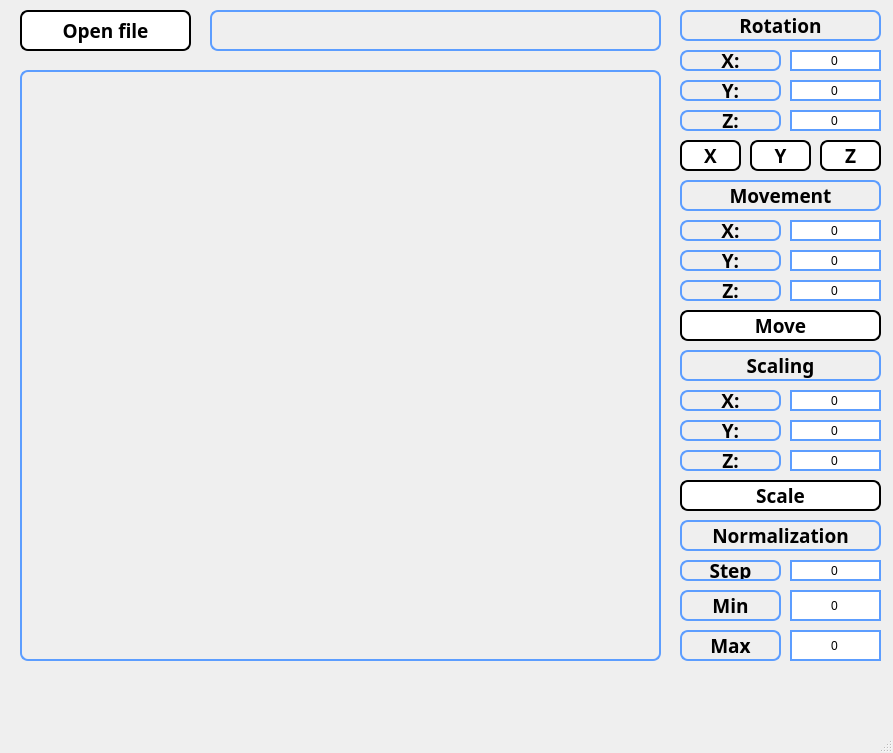
<?xml version="1.0" encoding="UTF-8"?>
<ui version="4.0">
 <class>MainWindow</class>
 <widget class="QMainWindow" name="MainWindow">
  <property name="geometry">
   <rect>
    <x>0</x>
    <y>0</y>
    <width>893</width>
    <height>753</height>
   </rect>
  </property>
  <property name="windowTitle">
   <string>MainWindow</string>
  </property>
  <widget class="QWidget" name="centralwidget">
   <widget class="QPushButton" name="open_file_btn">
    <property name="geometry">
     <rect>
      <x>20</x>
      <y>10</y>
      <width>171</width>
      <height>41</height>
     </rect>
    </property>
    <property name="font">
     <font>
      <family>Avenir Next</family>
      <pointsize>14</pointsize>
      <bold>true</bold>
     </font>
    </property>
    <property name="styleSheet">
     <string notr="true">QPushButton {
	background-color: white;
	border-radius: 8px;
	border: 2px solid black;
}</string>
    </property>
    <property name="text">
     <string>Open file</string>
    </property>
   </widget>
   <widget class="QLabel" name="file_path_label">
    <property name="geometry">
     <rect>
      <x>210</x>
      <y>10</y>
      <width>451</width>
      <height>41</height>
     </rect>
    </property>
    <property name="font">
     <font>
      <family>Avenir Next</family>
      <pointsize>14</pointsize>
      <bold>true</bold>
     </font>
    </property>
    <property name="styleSheet">
     <string notr="true">QLabel
{
border-bottom: 2px solid rgb(92, 157, 255);
border-top: 2px solid rgb(92, 157, 255);
border-right: 2px solid rgb(92, 157, 255);
border-left: 2px solid rgb(92, 157, 255);
border-radius:8px;
color: rgb(0, 0, 0);
}</string>
    </property>
    <property name="text">
     <string/>
    </property>
   </widget>
   <widget class="QLabel" name="model_label">
    <property name="geometry">
     <rect>
      <x>20</x>
      <y>70</y>
      <width>641</width>
      <height>591</height>
     </rect>
    </property>
    <property name="styleSheet">
     <string notr="true">QLabel {
border-bottom: 2px solid rgb(92, 157, 255);
border-top: 2px solid rgb(92, 157, 255);
border-right: 2px solid rgb(92, 157, 255);
border-left: 2px solid rgb(92, 157, 255);
border-radius: 8px;
}</string>
    </property>
    <property name="text">
     <string/>
    </property>
   </widget>
   <widget class="QLabel" name="rotate_label">
    <property name="geometry">
     <rect>
      <x>680</x>
      <y>10</y>
      <width>201</width>
      <height>31</height>
     </rect>
    </property>
    <property name="font">
     <font>
      <family>Avenir Next</family>
      <pointsize>14</pointsize>
      <bold>true</bold>
     </font>
    </property>
    <property name="styleSheet">
     <string notr="true">QLabel {
border-bottom: 2px solid rgb(92, 157, 255);
border-top: 2px solid rgb(92, 157, 255);
border-right: 2px solid rgb(92, 157, 255);
border-left: 2px solid rgb(92, 157, 255);
border-radius:8px;
color: rgb(0, 0, 0);
}</string>
    </property>
    <property name="text">
     <string>Rotation</string>
    </property>
    <property name="alignment">
     <set>Qt::AlignCenter</set>
    </property>
   </widget>
   <widget class="QLabel" name="rotate_x_label">
    <property name="geometry">
     <rect>
      <x>680</x>
      <y>50</y>
      <width>101</width>
      <height>21</height>
     </rect>
    </property>
    <property name="font">
     <font>
      <family>Avenir Next</family>
      <pointsize>14</pointsize>
      <bold>true</bold>
     </font>
    </property>
    <property name="styleSheet">
     <string notr="true">QLabel {
border-bottom: 2px solid rgb(92, 157, 255);
border-top: 2px solid rgb(92, 157, 255);
border-right: 2px solid rgb(92, 157, 255);
border-left: 2px solid rgb(92, 157, 255);
border-radius:8px;
color: rgb(0, 0, 0);
}</string>
    </property>
    <property name="text">
     <string>X:</string>
    </property>
    <property name="alignment">
     <set>Qt::AlignCenter</set>
    </property>
   </widget>
   <widget class="QLineEdit" name="rotate_x_edit">
    <property name="geometry">
     <rect>
      <x>790</x>
      <y>50</y>
      <width>91</width>
      <height>21</height>
     </rect>
    </property>
    <property name="styleSheet">
     <string notr="true">QLineEdit {
border-bottom: 2px solid rgb(92, 157, 255);
border-top: 2px solid rgb(92, 157, 255);
border-right: 2px solid rgb(92, 157, 255);
border-left: 2px solid rgb(92, 157, 255);
}</string>
    </property>
    <property name="text">
     <string>0</string>
    </property>
    <property name="alignment">
     <set>Qt::AlignCenter</set>
    </property>
   </widget>
   <widget class="QPushButton" name="rotate_x_btn">
    <property name="geometry">
     <rect>
      <x>680</x>
      <y>140</y>
      <width>61</width>
      <height>31</height>
     </rect>
    </property>
    <property name="font">
     <font>
      <family>Avenir Next</family>
      <pointsize>14</pointsize>
      <bold>true</bold>
     </font>
    </property>
    <property name="styleSheet">
     <string notr="true">QPushButton {
border-radius:8px;
background-color: white;
border: 2px solid black
}</string>
    </property>
    <property name="text">
     <string>X</string>
    </property>
   </widget>
   <widget class="QLabel" name="move_label">
    <property name="geometry">
     <rect>
      <x>680</x>
      <y>180</y>
      <width>201</width>
      <height>31</height>
     </rect>
    </property>
    <property name="font">
     <font>
      <family>Avenir Next</family>
      <pointsize>14</pointsize>
      <bold>true</bold>
     </font>
    </property>
    <property name="styleSheet">
     <string notr="true">QLabel {
border-bottom: 2px solid rgb(92, 157, 255);
border-top: 2px solid rgb(92, 157, 255);
border-right: 2px solid rgb(92, 157, 255);
border-left: 2px solid rgb(92, 157, 255);
border-radius:8px;
color: rgb(0, 0, 0);
}</string>
    </property>
    <property name="text">
     <string>Movement</string>
    </property>
    <property name="alignment">
     <set>Qt::AlignCenter</set>
    </property>
   </widget>
   <widget class="QLabel" name="scale_label">
    <property name="geometry">
     <rect>
      <x>680</x>
      <y>350</y>
      <width>201</width>
      <height>31</height>
     </rect>
    </property>
    <property name="font">
     <font>
      <family>Avenir Next</family>
      <pointsize>14</pointsize>
      <bold>true</bold>
     </font>
    </property>
    <property name="styleSheet">
     <string notr="true">QLabel {
border-bottom: 2px solid rgb(92, 157, 255);
border-top: 2px solid rgb(92, 157, 255);
border-right: 2px solid rgb(92, 157, 255);
border-left: 2px solid rgb(92, 157, 255);
border-radius:8px;
color: rgb(0, 0, 0);
}</string>
    </property>
    <property name="text">
     <string>Scaling</string>
    </property>
    <property name="alignment">
     <set>Qt::AlignCenter</set>
    </property>
   </widget>
   <widget class="QLabel" name="norm_label">
    <property name="geometry">
     <rect>
      <x>680</x>
      <y>520</y>
      <width>201</width>
      <height>31</height>
     </rect>
    </property>
    <property name="font">
     <font>
      <family>Avenir Next</family>
      <pointsize>14</pointsize>
      <bold>true</bold>
     </font>
    </property>
    <property name="styleSheet">
     <string notr="true">QLabel {
border-bottom: 2px solid rgb(92, 157, 255);
border-top: 2px solid rgb(92, 157, 255);
border-right: 2px solid rgb(92, 157, 255);
border-left: 2px solid rgb(92, 157, 255);
border-radius:8px;
color: rgb(0, 0, 0);
}</string>
    </property>
    <property name="text">
     <string>Normalization</string>
    </property>
    <property name="alignment">
     <set>Qt::AlignCenter</set>
    </property>
   </widget>
   <widget class="QLabel" name="min_norm_label">
    <property name="geometry">
     <rect>
      <x>680</x>
      <y>590</y>
      <width>101</width>
      <height>31</height>
     </rect>
    </property>
    <property name="font">
     <font>
      <family>Avenir Next</family>
      <pointsize>14</pointsize>
      <bold>true</bold>
     </font>
    </property>
    <property name="styleSheet">
     <string notr="true">QLabel {
border-bottom: 2px solid rgb(92, 157, 255);
border-top: 2px solid rgb(92, 157, 255);
border-right: 2px solid rgb(92, 157, 255);
border-left: 2px solid rgb(92, 157, 255);
border-radius:8px;
color: rgb(0, 0, 0);
}</string>
    </property>
    <property name="text">
     <string>Min</string>
    </property>
    <property name="alignment">
     <set>Qt::AlignCenter</set>
    </property>
   </widget>
   <widget class="QLabel" name="max_norm_label">
    <property name="geometry">
     <rect>
      <x>680</x>
      <y>630</y>
      <width>101</width>
      <height>31</height>
     </rect>
    </property>
    <property name="font">
     <font>
      <family>Avenir Next</family>
      <pointsize>14</pointsize>
      <bold>true</bold>
     </font>
    </property>
    <property name="styleSheet">
     <string notr="true">QLabel {
border-bottom: 2px solid rgb(92, 157, 255);
border-top: 2px solid rgb(92, 157, 255);
border-right: 2px solid rgb(92, 157, 255);
border-left: 2px solid rgb(92, 157, 255);
border-radius:8px;
color: rgb(0, 0, 0);
}</string>
    </property>
    <property name="text">
     <string>Max</string>
    </property>
    <property name="alignment">
     <set>Qt::AlignCenter</set>
    </property>
   </widget>
   <widget class="QLineEdit" name="min_norm_edit">
    <property name="geometry">
     <rect>
      <x>790</x>
      <y>590</y>
      <width>91</width>
      <height>31</height>
     </rect>
    </property>
    <property name="styleSheet">
     <string notr="true">QLineEdit {
border-bottom: 2px solid rgb(92, 157, 255);
border-top: 2px solid rgb(92, 157, 255);
border-right: 2px solid rgb(92, 157, 255);
border-left: 2px solid rgb(92, 157, 255);
}</string>
    </property>
    <property name="text">
     <string>0</string>
    </property>
    <property name="alignment">
     <set>Qt::AlignCenter</set>
    </property>
   </widget>
   <widget class="QLineEdit" name="max_norm_edit">
    <property name="geometry">
     <rect>
      <x>790</x>
      <y>630</y>
      <width>91</width>
      <height>31</height>
     </rect>
    </property>
    <property name="styleSheet">
     <string notr="true">QLineEdit {
border-bottom: 2px solid rgb(92, 157, 255);
border-top: 2px solid rgb(92, 157, 255);
border-right: 2px solid rgb(92, 157, 255);
border-left: 2px solid rgb(92, 157, 255);
}</string>
    </property>
    <property name="text">
     <string>0</string>
    </property>
    <property name="alignment">
     <set>Qt::AlignCenter</set>
    </property>
   </widget>
   <widget class="QLabel" name="rotate_y_label">
    <property name="geometry">
     <rect>
      <x>680</x>
      <y>80</y>
      <width>101</width>
      <height>21</height>
     </rect>
    </property>
    <property name="font">
     <font>
      <family>Avenir Next</family>
      <pointsize>14</pointsize>
      <bold>true</bold>
     </font>
    </property>
    <property name="styleSheet">
     <string notr="true">QLabel {
border-bottom: 2px solid rgb(92, 157, 255);
border-top: 2px solid rgb(92, 157, 255);
border-right: 2px solid rgb(92, 157, 255);
border-left: 2px solid rgb(92, 157, 255);
border-radius:8px;
color: rgb(0, 0, 0);
}</string>
    </property>
    <property name="text">
     <string>Y:</string>
    </property>
    <property name="alignment">
     <set>Qt::AlignCenter</set>
    </property>
   </widget>
   <widget class="QLabel" name="rotate_z_label">
    <property name="geometry">
     <rect>
      <x>680</x>
      <y>110</y>
      <width>101</width>
      <height>21</height>
     </rect>
    </property>
    <property name="font">
     <font>
      <family>Avenir Next</family>
      <pointsize>14</pointsize>
      <bold>true</bold>
     </font>
    </property>
    <property name="styleSheet">
     <string notr="true">QLabel {
border-bottom: 2px solid rgb(92, 157, 255);
border-top: 2px solid rgb(92, 157, 255);
border-right: 2px solid rgb(92, 157, 255);
border-left: 2px solid rgb(92, 157, 255);
border-radius:8px;
color: rgb(0, 0, 0);
}</string>
    </property>
    <property name="text">
     <string>Z:</string>
    </property>
    <property name="alignment">
     <set>Qt::AlignCenter</set>
    </property>
   </widget>
   <widget class="QLineEdit" name="rotate_y_edit">
    <property name="geometry">
     <rect>
      <x>790</x>
      <y>80</y>
      <width>91</width>
      <height>21</height>
     </rect>
    </property>
    <property name="styleSheet">
     <string notr="true">QLineEdit {
border-bottom: 2px solid rgb(92, 157, 255);
border-top: 2px solid rgb(92, 157, 255);
border-right: 2px solid rgb(92, 157, 255);
border-left: 2px solid rgb(92, 157, 255);
}</string>
    </property>
    <property name="text">
     <string>0</string>
    </property>
    <property name="alignment">
     <set>Qt::AlignCenter</set>
    </property>
   </widget>
   <widget class="QLineEdit" name="rotate_z_edit">
    <property name="geometry">
     <rect>
      <x>790</x>
      <y>110</y>
      <width>91</width>
      <height>21</height>
     </rect>
    </property>
    <property name="styleSheet">
     <string notr="true">QLineEdit {
border-bottom: 2px solid rgb(92, 157, 255);
border-top: 2px solid rgb(92, 157, 255);
border-right: 2px solid rgb(92, 157, 255);
border-left: 2px solid rgb(92, 157, 255);
}</string>
    </property>
    <property name="text">
     <string>0</string>
    </property>
    <property name="alignment">
     <set>Qt::AlignCenter</set>
    </property>
   </widget>
   <widget class="QLabel" name="move_z_label">
    <property name="geometry">
     <rect>
      <x>680</x>
      <y>280</y>
      <width>101</width>
      <height>21</height>
     </rect>
    </property>
    <property name="font">
     <font>
      <family>Avenir Next</family>
      <pointsize>14</pointsize>
      <bold>true</bold>
     </font>
    </property>
    <property name="styleSheet">
     <string notr="true">QLabel {
border-bottom: 2px solid rgb(92, 157, 255);
border-top: 2px solid rgb(92, 157, 255);
border-right: 2px solid rgb(92, 157, 255);
border-left: 2px solid rgb(92, 157, 255);
border-radius:8px;
color: rgb(0, 0, 0);
}</string>
    </property>
    <property name="text">
     <string>Z:</string>
    </property>
    <property name="alignment">
     <set>Qt::AlignCenter</set>
    </property>
   </widget>
   <widget class="QLineEdit" name="move_y_edit">
    <property name="geometry">
     <rect>
      <x>790</x>
      <y>250</y>
      <width>91</width>
      <height>21</height>
     </rect>
    </property>
    <property name="styleSheet">
     <string notr="true">QLineEdit {
border-bottom: 2px solid rgb(92, 157, 255);
border-top: 2px solid rgb(92, 157, 255);
border-right: 2px solid rgb(92, 157, 255);
border-left: 2px solid rgb(92, 157, 255);
}</string>
    </property>
    <property name="text">
     <string>0</string>
    </property>
    <property name="alignment">
     <set>Qt::AlignCenter</set>
    </property>
   </widget>
   <widget class="QLineEdit" name="move_z_edit">
    <property name="geometry">
     <rect>
      <x>790</x>
      <y>280</y>
      <width>91</width>
      <height>21</height>
     </rect>
    </property>
    <property name="styleSheet">
     <string notr="true">QLineEdit {
border-bottom: 2px solid rgb(92, 157, 255);
border-top: 2px solid rgb(92, 157, 255);
border-right: 2px solid rgb(92, 157, 255);
border-left: 2px solid rgb(92, 157, 255);
}</string>
    </property>
    <property name="text">
     <string>0</string>
    </property>
    <property name="alignment">
     <set>Qt::AlignCenter</set>
    </property>
   </widget>
   <widget class="QLabel" name="move_y_label">
    <property name="geometry">
     <rect>
      <x>680</x>
      <y>250</y>
      <width>101</width>
      <height>21</height>
     </rect>
    </property>
    <property name="font">
     <font>
      <family>Avenir Next</family>
      <pointsize>14</pointsize>
      <bold>true</bold>
     </font>
    </property>
    <property name="styleSheet">
     <string notr="true">QLabel {
border-bottom: 2px solid rgb(92, 157, 255);
border-top: 2px solid rgb(92, 157, 255);
border-right: 2px solid rgb(92, 157, 255);
border-left: 2px solid rgb(92, 157, 255);
border-radius:8px;
color: rgb(0, 0, 0);
}</string>
    </property>
    <property name="text">
     <string>Y:</string>
    </property>
    <property name="alignment">
     <set>Qt::AlignCenter</set>
    </property>
   </widget>
   <widget class="QLineEdit" name="move_x_edit">
    <property name="geometry">
     <rect>
      <x>790</x>
      <y>220</y>
      <width>91</width>
      <height>21</height>
     </rect>
    </property>
    <property name="styleSheet">
     <string notr="true">QLineEdit {
border-bottom: 2px solid rgb(92, 157, 255);
border-top: 2px solid rgb(92, 157, 255);
border-right: 2px solid rgb(92, 157, 255);
border-left: 2px solid rgb(92, 157, 255);
}</string>
    </property>
    <property name="text">
     <string>0</string>
    </property>
    <property name="alignment">
     <set>Qt::AlignCenter</set>
    </property>
   </widget>
   <widget class="QLabel" name="move_x_label">
    <property name="geometry">
     <rect>
      <x>680</x>
      <y>220</y>
      <width>101</width>
      <height>21</height>
     </rect>
    </property>
    <property name="font">
     <font>
      <family>Avenir Next</family>
      <pointsize>14</pointsize>
      <bold>true</bold>
     </font>
    </property>
    <property name="styleSheet">
     <string notr="true">QLabel {
border-bottom: 2px solid rgb(92, 157, 255);
border-top: 2px solid rgb(92, 157, 255);
border-right: 2px solid rgb(92, 157, 255);
border-left: 2px solid rgb(92, 157, 255);
border-radius:8px;
color: rgb(0, 0, 0);
}</string>
    </property>
    <property name="text">
     <string>X:</string>
    </property>
    <property name="alignment">
     <set>Qt::AlignCenter</set>
    </property>
   </widget>
   <widget class="QPushButton" name="move_btn">
    <property name="geometry">
     <rect>
      <x>680</x>
      <y>310</y>
      <width>201</width>
      <height>31</height>
     </rect>
    </property>
    <property name="font">
     <font>
      <family>Avenir Next</family>
      <pointsize>14</pointsize>
      <bold>true</bold>
     </font>
    </property>
    <property name="styleSheet">
     <string notr="true">QPushButton {
border-radius:8px;
background-color: white;
border: 2px solid black
}</string>
    </property>
    <property name="text">
     <string>Move</string>
    </property>
   </widget>
   <widget class="QLineEdit" name="scale_x_edit">
    <property name="geometry">
     <rect>
      <x>790</x>
      <y>390</y>
      <width>91</width>
      <height>21</height>
     </rect>
    </property>
    <property name="styleSheet">
     <string notr="true">QLineEdit {
border-bottom: 2px solid rgb(92, 157, 255);
border-top: 2px solid rgb(92, 157, 255);
border-right: 2px solid rgb(92, 157, 255);
border-left: 2px solid rgb(92, 157, 255);
}</string>
    </property>
    <property name="text">
     <string>0</string>
    </property>
    <property name="alignment">
     <set>Qt::AlignCenter</set>
    </property>
   </widget>
   <widget class="QLabel" name="scale_x_label">
    <property name="geometry">
     <rect>
      <x>680</x>
      <y>390</y>
      <width>101</width>
      <height>21</height>
     </rect>
    </property>
    <property name="font">
     <font>
      <family>Avenir Next</family>
      <pointsize>14</pointsize>
      <bold>true</bold>
     </font>
    </property>
    <property name="styleSheet">
     <string notr="true">QLabel {
border-bottom: 2px solid rgb(92, 157, 255);
border-top: 2px solid rgb(92, 157, 255);
border-right: 2px solid rgb(92, 157, 255);
border-left: 2px solid rgb(92, 157, 255);
border-radius:8px;
color: rgb(0, 0, 0);
}</string>
    </property>
    <property name="text">
     <string>X:</string>
    </property>
    <property name="alignment">
     <set>Qt::AlignCenter</set>
    </property>
   </widget>
   <widget class="QLabel" name="scale_y_label">
    <property name="geometry">
     <rect>
      <x>680</x>
      <y>420</y>
      <width>101</width>
      <height>21</height>
     </rect>
    </property>
    <property name="font">
     <font>
      <family>Avenir Next</family>
      <pointsize>14</pointsize>
      <bold>true</bold>
     </font>
    </property>
    <property name="styleSheet">
     <string notr="true">QLabel {
border-bottom: 2px solid rgb(92, 157, 255);
border-top: 2px solid rgb(92, 157, 255);
border-right: 2px solid rgb(92, 157, 255);
border-left: 2px solid rgb(92, 157, 255);
border-radius:8px;
color: rgb(0, 0, 0);
}</string>
    </property>
    <property name="text">
     <string>Y:</string>
    </property>
    <property name="alignment">
     <set>Qt::AlignCenter</set>
    </property>
   </widget>
   <widget class="QLabel" name="scale_z_label">
    <property name="geometry">
     <rect>
      <x>680</x>
      <y>450</y>
      <width>101</width>
      <height>21</height>
     </rect>
    </property>
    <property name="font">
     <font>
      <family>Avenir Next</family>
      <pointsize>14</pointsize>
      <bold>true</bold>
     </font>
    </property>
    <property name="styleSheet">
     <string notr="true">QLabel {
border-bottom: 2px solid rgb(92, 157, 255);
border-top: 2px solid rgb(92, 157, 255);
border-right: 2px solid rgb(92, 157, 255);
border-left: 2px solid rgb(92, 157, 255);
border-radius:8px;
color: rgb(0, 0, 0);
}</string>
    </property>
    <property name="text">
     <string>Z:</string>
    </property>
    <property name="alignment">
     <set>Qt::AlignCenter</set>
    </property>
   </widget>
   <widget class="QLineEdit" name="scale_y_edit">
    <property name="geometry">
     <rect>
      <x>790</x>
      <y>420</y>
      <width>91</width>
      <height>21</height>
     </rect>
    </property>
    <property name="styleSheet">
     <string notr="true">QLineEdit {
border-bottom: 2px solid rgb(92, 157, 255);
border-top: 2px solid rgb(92, 157, 255);
border-right: 2px solid rgb(92, 157, 255);
border-left: 2px solid rgb(92, 157, 255);
}</string>
    </property>
    <property name="text">
     <string>0</string>
    </property>
    <property name="alignment">
     <set>Qt::AlignCenter</set>
    </property>
   </widget>
   <widget class="QLineEdit" name="scale_z_edit">
    <property name="geometry">
     <rect>
      <x>790</x>
      <y>450</y>
      <width>91</width>
      <height>21</height>
     </rect>
    </property>
    <property name="styleSheet">
     <string notr="true">QLineEdit {
border-bottom: 2px solid rgb(92, 157, 255);
border-top: 2px solid rgb(92, 157, 255);
border-right: 2px solid rgb(92, 157, 255);
border-left: 2px solid rgb(92, 157, 255);
}</string>
    </property>
    <property name="text">
     <string>0</string>
    </property>
    <property name="alignment">
     <set>Qt::AlignCenter</set>
    </property>
   </widget>
   <widget class="QPushButton" name="scale_btn">
    <property name="geometry">
     <rect>
      <x>680</x>
      <y>480</y>
      <width>201</width>
      <height>31</height>
     </rect>
    </property>
    <property name="font">
     <font>
      <family>Avenir Next</family>
      <pointsize>14</pointsize>
      <bold>true</bold>
     </font>
    </property>
    <property name="styleSheet">
     <string notr="true">QPushButton {
border-radius:8px;
background-color: white;
border: 2px solid black
}</string>
    </property>
    <property name="text">
     <string>Scale</string>
    </property>
   </widget>
   <widget class="QLabel" name="norm_step_label">
    <property name="geometry">
     <rect>
      <x>680</x>
      <y>560</y>
      <width>101</width>
      <height>21</height>
     </rect>
    </property>
    <property name="font">
     <font>
      <family>Avenir Next</family>
      <pointsize>14</pointsize>
      <bold>true</bold>
     </font>
    </property>
    <property name="styleSheet">
     <string notr="true">QLabel {
border-bottom: 2px solid rgb(92, 157, 255);
border-top: 2px solid rgb(92, 157, 255);
border-right: 2px solid rgb(92, 157, 255);
border-left: 2px solid rgb(92, 157, 255);
border-radius:8px;
color: rgb(0, 0, 0);
}</string>
    </property>
    <property name="text">
     <string>Step</string>
    </property>
    <property name="alignment">
     <set>Qt::AlignCenter</set>
    </property>
   </widget>
   <widget class="QLineEdit" name="norm_step_edit">
    <property name="geometry">
     <rect>
      <x>790</x>
      <y>560</y>
      <width>91</width>
      <height>21</height>
     </rect>
    </property>
    <property name="styleSheet">
     <string notr="true">QLineEdit {
border-bottom: 2px solid rgb(92, 157, 255);
border-top: 2px solid rgb(92, 157, 255);
border-right: 2px solid rgb(92, 157, 255);
border-left: 2px solid rgb(92, 157, 255);
}</string>
    </property>
    <property name="text">
     <string>0</string>
    </property>
    <property name="alignment">
     <set>Qt::AlignCenter</set>
    </property>
   </widget>
   <widget class="QPushButton" name="rotate_y_btn">
    <property name="geometry">
     <rect>
      <x>750</x>
      <y>140</y>
      <width>61</width>
      <height>31</height>
     </rect>
    </property>
    <property name="font">
     <font>
      <family>Avenir Next</family>
      <pointsize>14</pointsize>
      <bold>true</bold>
     </font>
    </property>
    <property name="styleSheet">
     <string notr="true">QPushButton {
border-radius:8px;
background-color: white;
border: 2px solid black
}</string>
    </property>
    <property name="text">
     <string>Y</string>
    </property>
   </widget>
   <widget class="QPushButton" name="rotate_z_btn">
    <property name="geometry">
     <rect>
      <x>820</x>
      <y>140</y>
      <width>61</width>
      <height>31</height>
     </rect>
    </property>
    <property name="font">
     <font>
      <family>Avenir Next</family>
      <pointsize>14</pointsize>
      <bold>true</bold>
     </font>
    </property>
    <property name="styleSheet">
     <string notr="true">QPushButton {
border-radius:8px;
background-color: white;
border: 2px solid black
}</string>
    </property>
    <property name="text">
     <string>Z</string>
    </property>
   </widget>
  </widget>
  <widget class="QMenuBar" name="menubar">
   <property name="geometry">
    <rect>
     <x>0</x>
     <y>0</y>
     <width>893</width>
     <height>24</height>
    </rect>
   </property>
  </widget>
  <widget class="QStatusBar" name="statusbar"/>
 </widget>
 <resources/>
 <connections/>
</ui>
